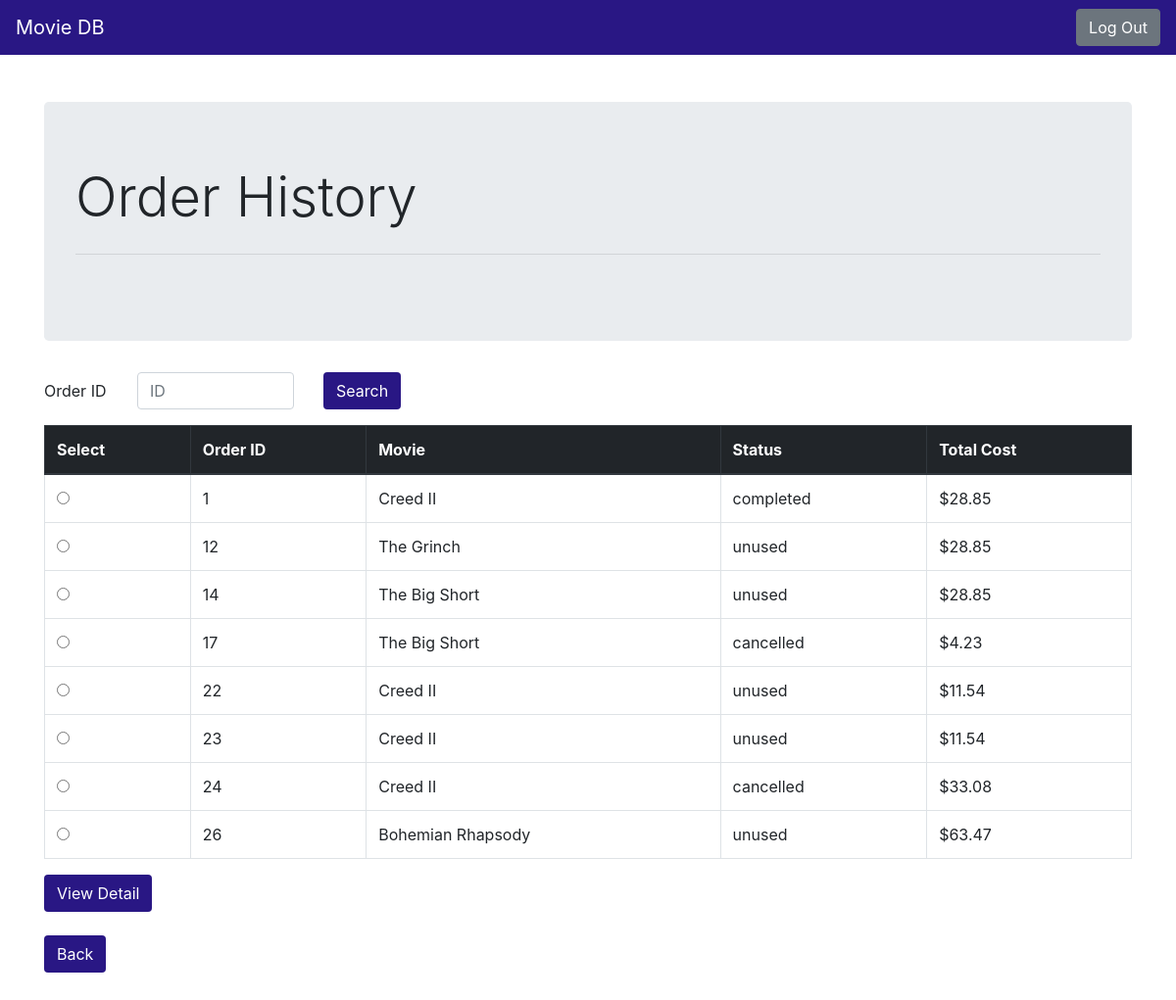
/order_history (signed in), run on the app's committed database.
### tables this page shows
CREATE TABLE ORDERS (
  order_ID integer primary key autoincrement,
  o_date date not null,
  senior_tickets int not null,
  child_tickets int not null,
  adult_tickets int not null,
  total_tickets int not null,
  o_time time not null,
  status varchar[30],
  card_number int not null,
  username varchar[30] not null,
  title varchar[100] not null,
  theater_id int not null,
  constraint ORDERCARD foreign key(card_number) references PAYMENT_INFO(card_no) on delete set null on update cascade,
  constraint ORDERUSER foreign key(username) references CUSTOMER(username) on delete set null on update cascade,
  constraint ORDERTITLE foreign key(title) references MOVIE(title) on delete set null on update cascade,
  constraint ORDERTHEATER foreign key(theater_id) references THEATER(theater_id) on delete set null on update cascade
);

### p3.py (the view)
@app.route('/order_history', methods=['GET', 'POST'])
def order_history():
    db = get_db()
    cur = db.execute('select * from ORDERS where username=?;',[session.get('user')])
    orders = cur.fetchall()
    cur = db.execute('select child_discount as disc from SYSTEM_INFO where child_discount is not null;')
    c = cur.fetchone()
    cur = db.execute('select senior_discount as disc from SYSTEM_INFO where senior_discount is not null;')
    s = cur.fetchone()
    o = []
    for order in orders:
        total = round((int(order['adult_tickets'])*11.54)+(int(order['child_tickets'])*11.54*c['disc'])+(int(order['senior_tickets'])*11.54*s['disc']),2)
        if order['status'] == 'cancelled':
            total = total - 5
        o.append({'order_ID':order['order_ID'], 'title':order['title'], 'status':order['status'], 'total':total})
    return render_template('order_history.html', orders=o, c=c, s=s)

### p3.py (called while the page is built)
def connect_db():
    rv = sqlite3.connect(app.config['DATABASE'])
    rv.row_factory = sqlite3.Row
    return rv

def get_db():
    if not hasattr(g, 'sqlite_db'):
        g.sqlite_db = connect_db()
    return g.sqlite_db

### templates/order_history.html (shortened to what this page needs)
{% extends "navbar.html" %}
{% block body %}
<div class="container">
  <div class="jumbotron">
    <h1 class="display-4">Order History</h1>
    <hr class="my-4">
  </div>
  {% if not orders %}
  <h2>You havent placed any orders yet</h2>
  {% else %}
  <form action="{{ url_for('order_detail') }}" method=post>
    <div class="form-group row">
      <label for="search" class="col-sm-1 col-form-label">Order ID</label>
      <div class="col-sm-2">
        <input type="number" class="form-control" id="search" name="search" placeholder="ID">
      </div>
      <div class="col-sm-1">
        <button type="submit" class="btn" style="background-color: #291784; color: #FFFFFF;">Search</button>
      </div>
    </div>
  </form>
  <form action="{{ url_for('order_detail') }}" method=post>
    <table class="table table-bordered">
      <thead class="thead-dark">
        <tr>
          <th scope="col">Select</th>
          <th scope="col">Order ID</th>
          <th scope="col">Movie</th>
          <th scope="col">Status</th>
          <th scope="col">Total Cost</th>
        </tr>
      </thead>
      <tbody>
        {% for order in orders %}
        <tr>
          <th scope="row">
            <div style="padding-left: 20px">
              <input type="radio" class="form-check-input" name="search" id="search" value="{{ order.order_ID }}">
            </div>
          </th>
          <td>{{ order.order_ID }}</td>
          <td>{{ order.title }}</td>
          <td>{{ order.status }}</td>
          <td>${{ order.total }}</td>
        </tr>
        {% endfor %}
      </tbody>
    </table>
    <button type="submit" class="btn" style="background-color: #291784; color: #FFFFFF;">View Detail</button>
  </form>
  <br>
  <a href="{{ url_for('me') }}" class="btn" role="button" aria-pressed="true"
    style="background-color: #291784; color: #FFFFFF;">Back</a>
  <br><br><br>
  {% endif %}
</div>
{% endblock %}

### data on the page
ORDERS: order_ID "1", title "Creed II", status "completed", total "28.85"
ORDERS: order_ID "12", title "The Grinch", status "unused", total "28.85"
ORDERS: order_ID "14", title "The Big Short", status "unused", total "28.85"
ORDERS: order_ID "17", title "The Big Short", status "cancelled", total "4.23"
ORDERS: order_ID "22", title "Creed II", status "unused", total "11.54"
ORDERS: order_ID "23", title "Creed II", status "unused", total "11.54"
ORDERS: order_ID "24", title "Creed II", status "cancelled", total "33.08"
ORDERS: order_ID "26", title "Bohemian Rhapsody", status "unused", total "63.47"
